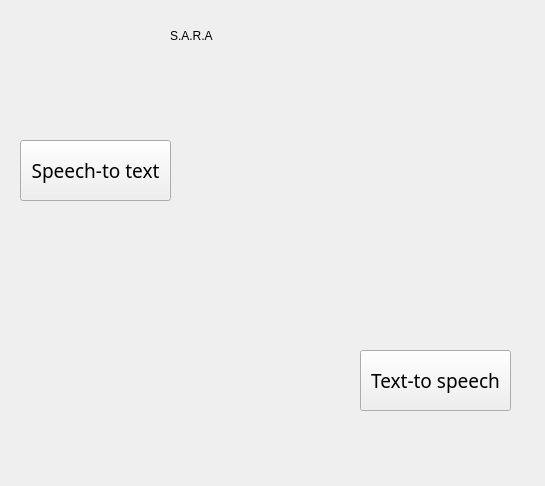
<?xml version="1.0" encoding="UTF-8"?>
<ui version="4.0">
 <class>Form</class>
 <widget class="QWidget" name="Form">
  <property name="geometry">
   <rect>
    <x>0</x>
    <y>0</y>
    <width>545</width>
    <height>486</height>
   </rect>
  </property>
  <property name="windowTitle">
   <string>Form</string>
  </property>
  <property name="styleSheet">
   <string notr="true"/>
  </property>
  <widget class="QPushButton" name="speechButton">
   <property name="geometry">
    <rect>
     <x>20</x>
     <y>140</y>
     <width>151</width>
     <height>61</height>
    </rect>
   </property>
   <property name="font">
    <font>
     <family>Ubuntu Condensed</family>
     <pointsize>14</pointsize>
    </font>
   </property>
   <property name="styleSheet">
    <string notr="true"/>
   </property>
   <property name="text">
    <string>Speech-to text</string>
   </property>
  </widget>
  <widget class="QPushButton" name="textButton">
   <property name="geometry">
    <rect>
     <x>360</x>
     <y>350</y>
     <width>151</width>
     <height>61</height>
    </rect>
   </property>
   <property name="font">
    <font>
     <family>Ubuntu Condensed</family>
     <pointsize>14</pointsize>
    </font>
   </property>
   <property name="styleSheet">
    <string notr="true"/>
   </property>
   <property name="text">
    <string>Text-to speech</string>
   </property>
  </widget>
  <widget class="QLabel" name="label">
   <property name="geometry">
    <rect>
     <x>230</x>
     <y>320</y>
     <width>101</width>
     <height>111</height>
    </rect>
   </property>
   <property name="text">
    <string/>
   </property>
   <property name="pixmap">
    <pixmap>text.png</pixmap>
   </property>
  </widget>
  <widget class="QLabel" name="title_label">
   <property name="geometry">
    <rect>
     <x>170</x>
     <y>0</y>
     <width>211</width>
     <height>71</height>
    </rect>
   </property>
   <property name="styleSheet">
    <string notr="true"/>
   </property>
   <property name="text">
    <string>S.A.R.A</string>
   </property>
  </widget>
  <widget class="QLabel" name="label_2">
   <property name="geometry">
    <rect>
     <x>200</x>
     <y>120</y>
     <width>101</width>
     <height>101</height>
    </rect>
   </property>
   <property name="text">
    <string/>
   </property>
   <property name="pixmap">
    <pixmap>speaker.png</pixmap>
   </property>
  </widget>
 </widget>
 <resources/>
 <connections/>
</ui>
